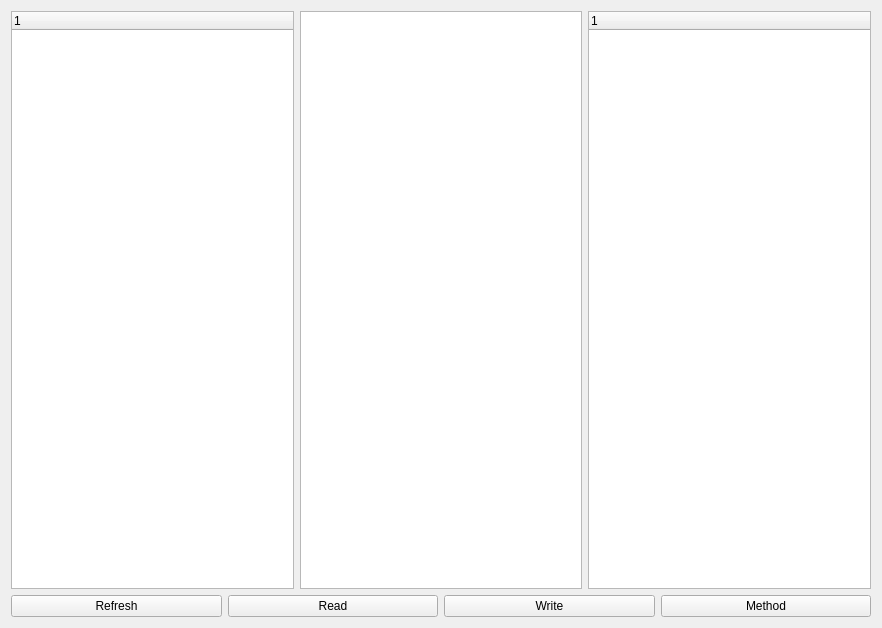
<?xml version="1.0" encoding="UTF-8"?>
<ui version="4.0">
 <class>wdParameterView</class>
 <widget class="QWidget" name="wdParameterView">
  <property name="geometry">
   <rect>
    <x>0</x>
    <y>0</y>
    <width>882</width>
    <height>628</height>
   </rect>
  </property>
  <property name="sizePolicy">
   <sizepolicy hsizetype="Expanding" vsizetype="Expanding">
    <horstretch>100</horstretch>
    <verstretch>100</verstretch>
   </sizepolicy>
  </property>
  <property name="maximumSize">
   <size>
    <width>16777215</width>
    <height>16777215</height>
   </size>
  </property>
  <property name="windowTitle">
   <string>wdParameterView</string>
  </property>
  <layout class="QVBoxLayout" name="verticalLayout">
   <item>
    <layout class="QHBoxLayout" name="horizontalLayout">
     <property name="sizeConstraint">
      <enum>QLayout::SetMaximumSize</enum>
     </property>
     <item>
      <widget class="QTreeWidget" name="tvwObjects">
       <column>
        <property name="text">
         <string notr="true">1</string>
        </property>
       </column>
      </widget>
     </item>
     <item>
      <widget class="QListWidget" name="lstProperties"/>
     </item>
     <item>
      <widget class="QTreeWidget" name="tvwActions">
       <column>
        <property name="text">
         <string notr="true">1</string>
        </property>
       </column>
      </widget>
     </item>
    </layout>
   </item>
   <item>
    <layout class="QHBoxLayout" name="horizontalLayout_3">
     <property name="sizeConstraint">
      <enum>QLayout::SetMaximumSize</enum>
     </property>
     <item>
      <widget class="QPushButton" name="btnRefresh">
       <property name="text">
        <string>Refresh</string>
       </property>
      </widget>
     </item>
     <item>
      <widget class="QPushButton" name="btnRead">
       <property name="text">
        <string>Read</string>
       </property>
      </widget>
     </item>
     <item>
      <widget class="QPushButton" name="btnWrite">
       <property name="text">
        <string>Write</string>
       </property>
      </widget>
     </item>
     <item>
      <widget class="QPushButton" name="btnMethod">
       <property name="text">
        <string>Method</string>
       </property>
      </widget>
     </item>
    </layout>
   </item>
  </layout>
 </widget>
 <resources/>
 <connections/>
</ui>
